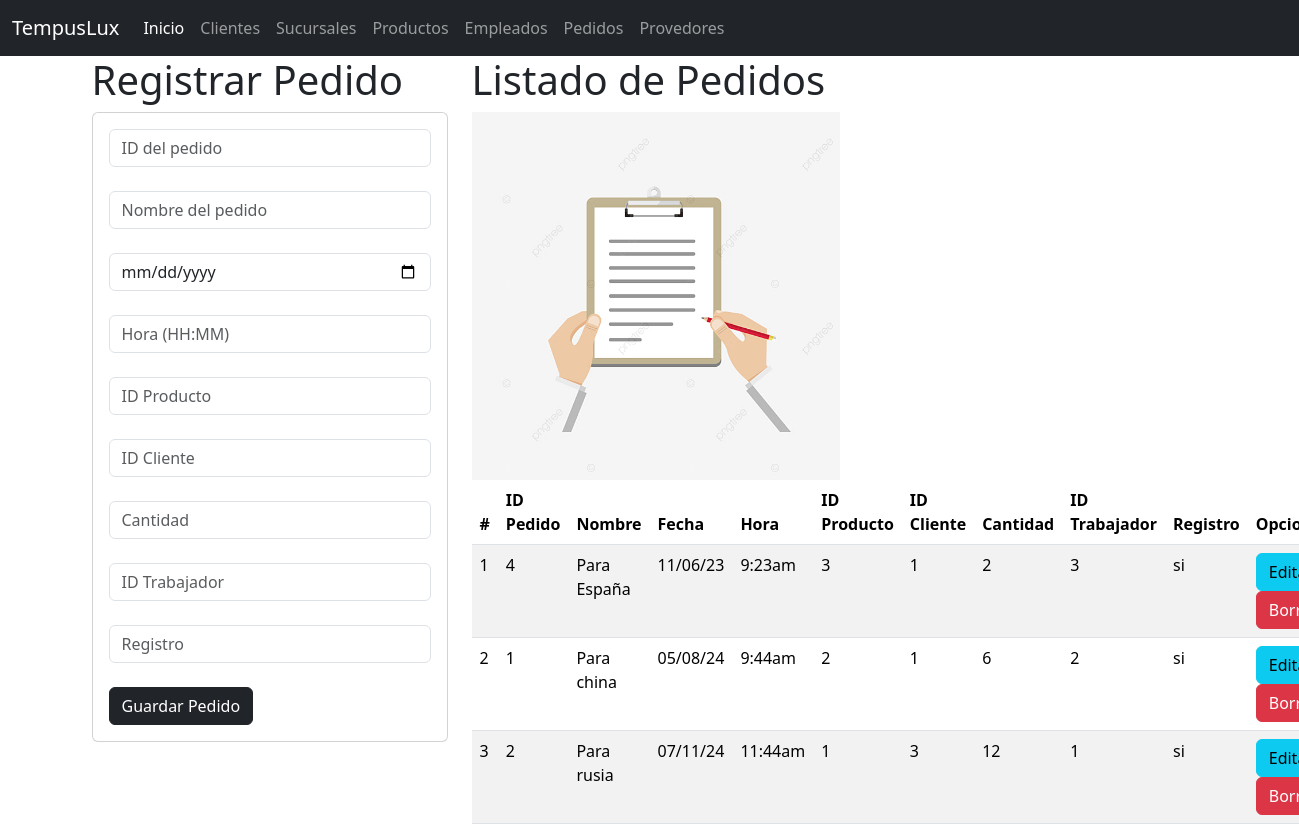
The app's page /pedidos with its own data.
### Pedidos_app/models.py (models this page shows, shortened)
class Pedidos(models.Model):
    id_pedido=models.CharField(primary_key=True,max_length=11)
    nombre=models.CharField(max_length=45)
    fecha = models.DateField(null=True, blank=True)
    hora=models.CharField(max_length=30)
    id_producto=models.CharField(max_length=11)
    id_cliente=models.CharField(max_length=11)
    cantidad=models.PositiveIntegerField()
    id_trabajador=models.CharField(max_length=11)
    registro=models.CharField(max_length=45)

### Pedidos_app/views.py (the view)
# urls.py: path('pedidos', views.inicio_vistaPedidos, name="pedidos"),
def inicio_vistaPedidos(request):
    lospedidos = Pedidos.objects.all()
    return render(request, "gestionarPedidos.html", {"mispedidos": lospedidos})

### Pedidos_app/templates/gestionarPedidos.html (shortened to what this page needs)
{% extends "base.html" %}
{% block cuerpo %}
{% load static %}
<div class="row">
    <div class="col-sm-12 col-md-4 col-lg-4 col-xl-4">
        <h1>Registrar Pedido</h1>
        <div class="card">
            <div class="card-body">
                <form action="{% url 'registrarPedidos' %}" method="POST">
                    <div class="form-group">
                        <input type="text" id="txtcodigo" name="txtcodigo" class="form-control"
                            placeholder="ID del pedido" minlength="1" maxlength="11" required><br>
                    </div>
                    <div class="form-group">
                        <input type="text" id="txtnombre" name="txtnombre" class="form-control"
                            placeholder="Nombre del pedido" minlength="1" maxlength="45" required><br>
                    </div>
                    <div class="form-group">
                        <input type="date" id="txtfecha" name="txtfecha" class="form-control"
                            placeholder="Fecha (DD/MM/AAAA)" minlength="1" maxlength="30" required><br>
                    </div>
                    <div class="form-group">
                        <input type="text" id="txthora" name="txthora" class="form-control"
                            placeholder="Hora (HH:MM)" minlength="1" maxlength="30" required><br>
                    </div>
                    <div class="form-group">
                        <input type="text" id="txtid_producto" name="txtid_producto" class="form-control"
                            placeholder="ID Producto" minlength="1" maxlength="11" required><br>
                    </div>
                    <div class="form-group">
                        <input type="text" id="txtid_cliente" name="txtid_cliente" class="form-control"
                            placeholder="ID Cliente" minlength="1" maxlength="11" required><br>
                    </div>
                    <div class="form-group">
                        <input type="number" id="txtcantidad" name="txtcantidad" class="form-control"
                            placeholder="Cantidad" required><br>
                    </div>
                    <div class="form-group">
                        <input type="text" id="txtid_trabajador" name="txtid_trabajador" class="form-control"
                            placeholder="ID Trabajador" minlength="1" maxlength="11" required><br>
                    </div>
                    <div class="form-group">
                        <input type="text" id="txtregistro" name="txtregistro" class="form-control"
                            placeholder="Registro" maxlength="45" required><br>
                    </div>
                    <div class="form-group">
                        <button type="submit" class="btn btn-dark">Guardar Pedido</button>
                    </div>
                </form>
            </div>
        </div>
    </div>
    <div class="col-sm-12 col-md-8 col-lg-8 col-xl-8">
        <h1>Listado de Pedidos</h1>
        <img class="w-50" src="{% static 'img/pedidos.jpg' %}" alt="pedidos" width="400" height="auto">
        <br>
        <table class="table table-striped">
            <thead>
                <tr>
                    <th scope="col">#</th>
                    <th scope="col">ID Pedido</th>
                    <th scope="col">Nombre</th>
                    <th scope="col">Fecha</th>
                    <th scope="col">Hora</th>
                    <th scope="col">ID Producto</th>
                    <th scope="col">ID Cliente</th>
                    <th scope="col">Cantidad</th>
                    <th scope="col">ID Trabajador</th>
                    <th scope="col">Registro</th>
                    <th>Opciones</th>
                </tr>
            </thead>
            <tbody>
                {% for p in mispedidos %}
                    <tr>
                        <td>{{ forloop.counter }}</td>
                        <td>{{ p.id_pedido }}</td>
                        <td>{{ p.nombre }}</td>
                        <td>{{ p.fecha|date:"d/m/y" }}</td>
                        <td>{{ p.hora }}</td>
                        <td>{{ p.id_producto }}</td>
                        <td>{{ p.id_cliente }}</td>
                        <td>{{ p.cantidad }}</td>
                        <td>{{ p.id_trabajador }}</td>
                        <td>{{ p.registro }}</td>
                        <td>
                            <a href="{% url 'seleccionarPedidos' p.id_pedido %}" class="btn btn-info">Editar</a>
                            <a href="{% url 'borrarPedidos' p.id_pedido %}" class="btn btn-danger">Borrar</a>
                        </td>
                    </tr>
                {% endfor %}
            </tbody>
        </table>
    </div>
</div>
{% endblock cuerpo %}

### records on screen
Pedidos: id_pedido "4", nombre "Para España", fecha "11/06/23", hora "9:23am", id_producto "3", id_cliente "1", cantidad "2", id_trabajador "3", registro "si"
Pedidos: id_pedido "1", nombre "Para china", fecha "05/08/24", hora "9:44am", id_producto "2", id_cliente "1", cantidad "6", id_trabajador "2", registro "si"
Pedidos: id_pedido "2", nombre "Para rusia", fecha "07/11/24", hora "11:44am", id_producto "1", id_cliente "3", cantidad "12", id_trabajador "1", registro "si"
